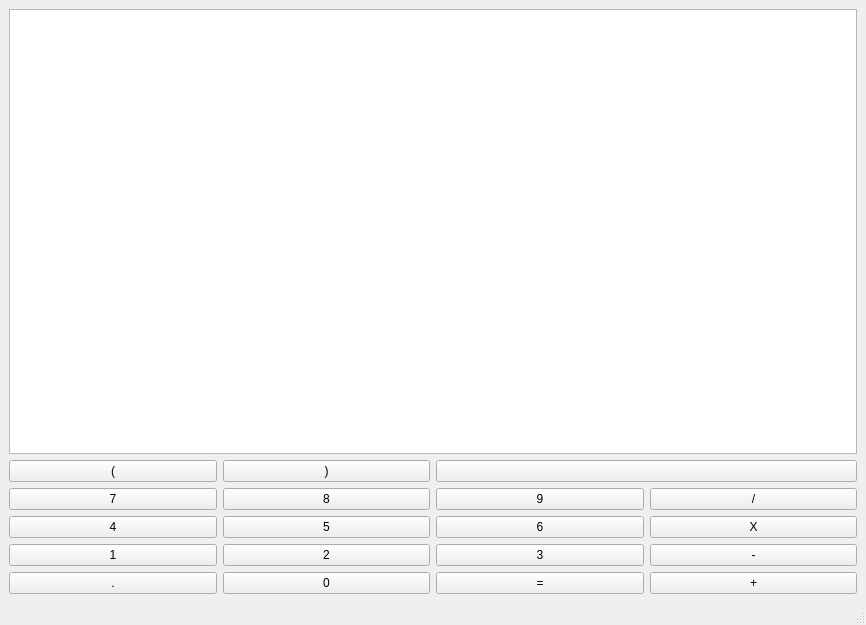
<?xml version="1.0" encoding="UTF-8"?>
<ui version="4.0">
 <class>MainWindow</class>
 <widget class="QMainWindow" name="MainWindow">
  <property name="geometry">
   <rect>
    <x>0</x>
    <y>0</y>
    <width>866</width>
    <height>625</height>
   </rect>
  </property>
  <property name="windowTitle">
   <string>MainWindow</string>
  </property>
  <widget class="QWidget" name="centralwidget">
   <layout class="QVBoxLayout" name="verticalLayout_2">
    <item>
     <layout class="QVBoxLayout" name="verticalLayout">
      <item>
       <widget class="QTextEdit" name="visor"/>
      </item>
      <item>
       <layout class="QGridLayout" name="gridLayout">
        <item row="1" column="1">
         <widget class="QPushButton" name="button8">
          <property name="text">
           <string>8</string>
          </property>
         </widget>
        </item>
        <item row="0" column="2" colspan="2">
         <widget class="QPushButton" name="buttonAC">
          <property name="text">
           <string/>
          </property>
          <property name="icon">
           <iconset resource="resources.qrc">
            <normaloff>:/icons/AC_black.png</normaloff>:/icons/AC_black.png</iconset>
          </property>
         </widget>
        </item>
        <item row="0" column="0">
         <widget class="QPushButton" name="buttonParentessisLeft">
          <property name="text">
           <string>(</string>
          </property>
         </widget>
        </item>
        <item row="3" column="1">
         <widget class="QPushButton" name="button2">
          <property name="text">
           <string>2</string>
          </property>
         </widget>
        </item>
        <item row="1" column="0">
         <widget class="QPushButton" name="button7">
          <property name="text">
           <string>7</string>
          </property>
         </widget>
        </item>
        <item row="2" column="3">
         <widget class="QPushButton" name="buttonMult">
          <property name="text">
           <string>X</string>
          </property>
         </widget>
        </item>
        <item row="4" column="3">
         <widget class="QPushButton" name="buttonSuma">
          <property name="text">
           <string>+</string>
          </property>
         </widget>
        </item>
        <item row="2" column="0">
         <widget class="QPushButton" name="button4">
          <property name="text">
           <string>4</string>
          </property>
         </widget>
        </item>
        <item row="2" column="1">
         <widget class="QPushButton" name="button5">
          <property name="text">
           <string>5</string>
          </property>
         </widget>
        </item>
        <item row="1" column="3">
         <widget class="QPushButton" name="buttonDiv">
          <property name="text">
           <string>/</string>
          </property>
         </widget>
        </item>
        <item row="4" column="2">
         <widget class="QPushButton" name="buttonIgual">
          <property name="text">
           <string>=</string>
          </property>
         </widget>
        </item>
        <item row="3" column="2">
         <widget class="QPushButton" name="button3">
          <property name="text">
           <string>3</string>
          </property>
         </widget>
        </item>
        <item row="0" column="1">
         <widget class="QPushButton" name="buttonParentessisRight">
          <property name="text">
           <string>)</string>
          </property>
         </widget>
        </item>
        <item row="1" column="2">
         <widget class="QPushButton" name="button9">
          <property name="text">
           <string>9</string>
          </property>
         </widget>
        </item>
        <item row="4" column="1">
         <widget class="QPushButton" name="button0">
          <property name="text">
           <string>0</string>
          </property>
         </widget>
        </item>
        <item row="2" column="2">
         <widget class="QPushButton" name="button6">
          <property name="text">
           <string>6</string>
          </property>
         </widget>
        </item>
        <item row="4" column="0">
         <widget class="QPushButton" name="buttonComa">
          <property name="text">
           <string>.</string>
          </property>
         </widget>
        </item>
        <item row="3" column="0">
         <widget class="QPushButton" name="button1">
          <property name="text">
           <string>1</string>
          </property>
         </widget>
        </item>
        <item row="3" column="3">
         <widget class="QPushButton" name="buttonRest">
          <property name="text">
           <string>-</string>
          </property>
         </widget>
        </item>
       </layout>
      </item>
     </layout>
    </item>
   </layout>
  </widget>
  <widget class="QMenuBar" name="menubar">
   <property name="geometry">
    <rect>
     <x>0</x>
     <y>0</y>
     <width>866</width>
     <height>25</height>
    </rect>
   </property>
  </widget>
  <widget class="QStatusBar" name="statusbar"/>
 </widget>
 <resources>
  <include location="resources.qrc"/>
 </resources>
 <connections/>
</ui>
